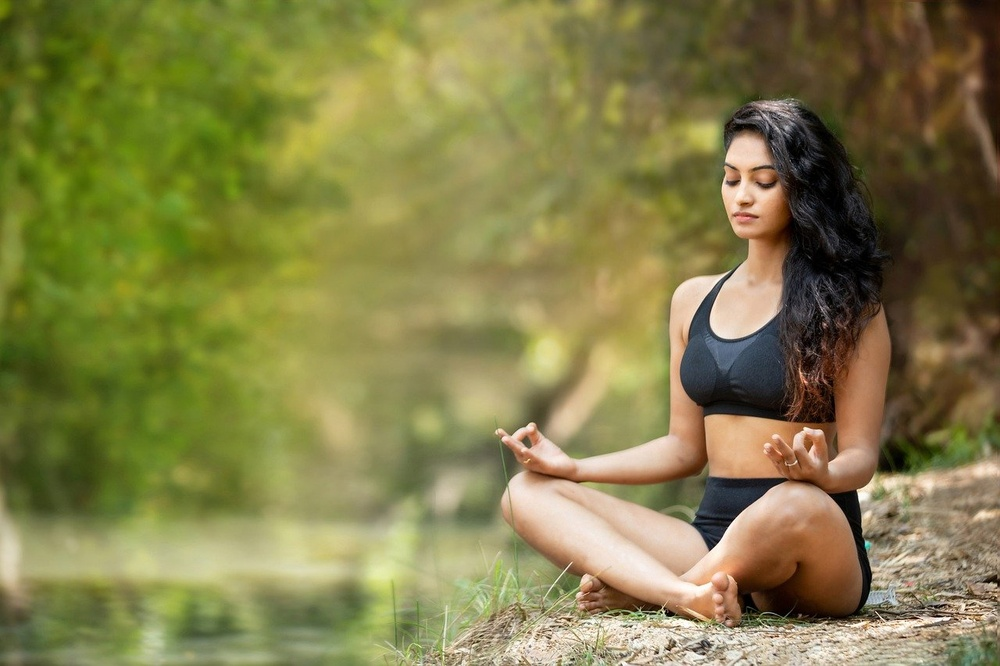
#> input picture photos/darling.jpg, 1000 x 666 px, shrunk from 1280 x 853 before the run, found by its file name
$ jupyter execute Contours.ipynb
#> lines starting #> are read from the running program, lines starting #| are printed output that depends on the picture; after the words box and inside, x2 and y2 are one past the last pixel; in counts of white or black regions, pixels touching at a corner belong together
[cell 1]
#contours: boundries of an object
#used in object detection, shape
import cv2 as cv

[cell 2]
img=cv.imread('D:/openCV/photos/darling.jpg')
#> img is the input picture: shape (666, 1000, 3); mean B, G, R 73.2, 126.8, 131.3

[cell 3]
gray=cv.cvtColor(img,cv.COLOR_BGR2GRAY)
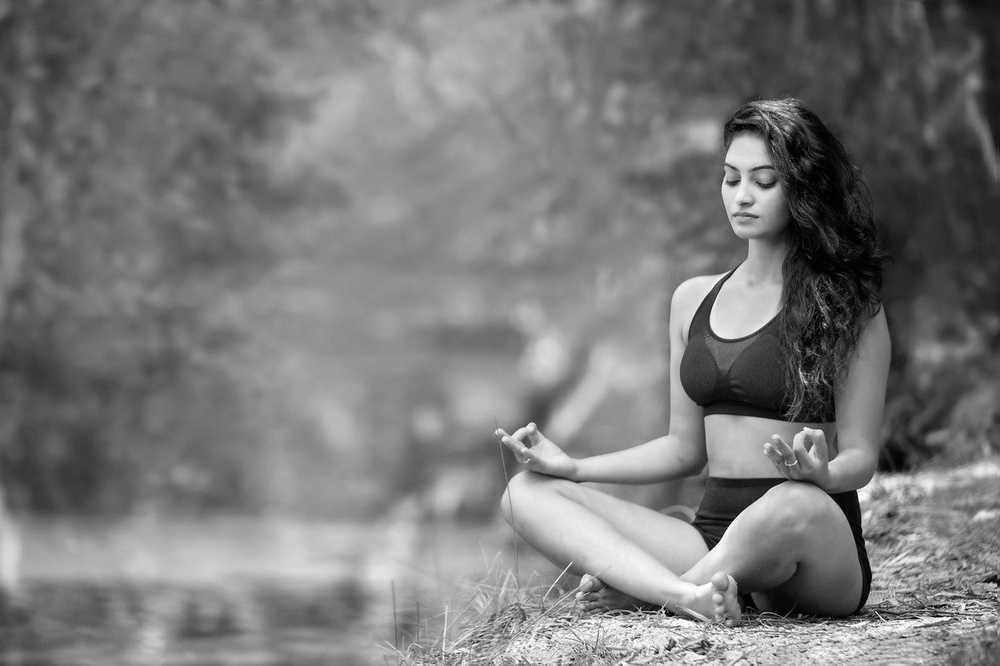
#> gray: shape (666, 1000); min 0, max 255, mean 122
canny=cv.Canny(img,125,175)
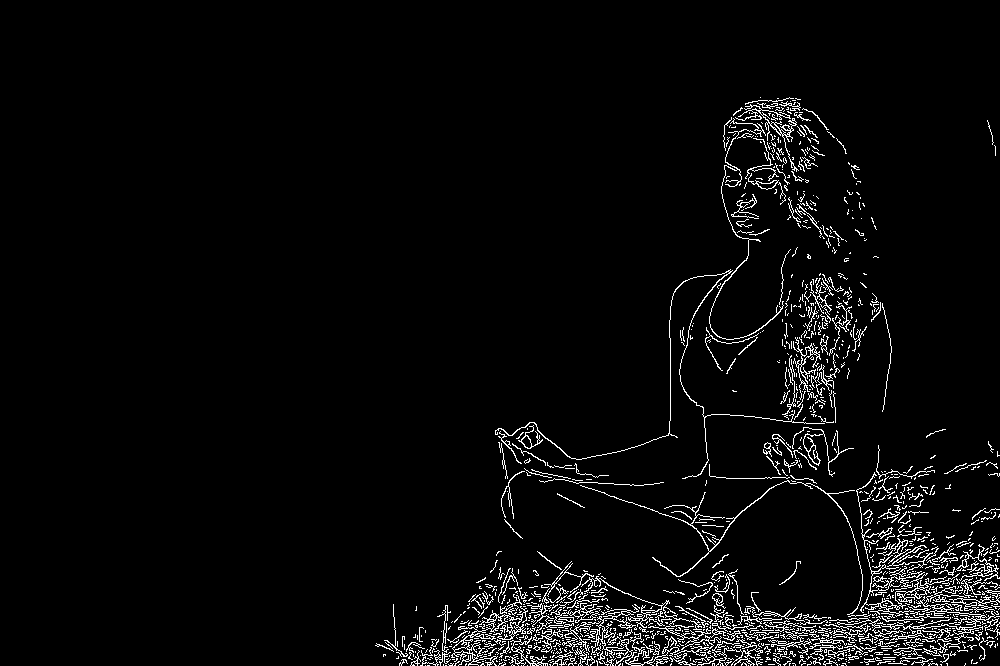
#> canny: shape (666, 1000); 3.8% white in thin lines or dots, all inside (x1, y1, x2, y2) = (375, 97, 1000, 666)
cv.imshow("original",img)
cv.imshow("canny",canny)
cv.imshow("gray",gray)
cv.waitKey(0)

[cell 4]
#contours method returns two things
# findContours(image, mode, method[, contours[, hierarchy[, offset]]]) -> contours, hierarchy
# .   @brief Finds contours in a binary image.
# .   takes edges of image (canny) as inp
# .   The function retrieves contours from the binary image using the algorithm @cite Suzuki85 . The contours
# .   are a useful tool for shape analysis and object detection and recognition
img=cv.imread('D:/openCV/photos/darling.jpg')
canny=cv.Canny(img,125,175)
cv.imshow("original",img)
cv.imshow("canny",canny)
cv.imshow("gray",gray)
contours, heirachy=cv.findContours(canny,cv.RETR_LIST,cv.CHAIN_APPROX_SIMPLE)
#> contours = 1538 contours, 1450 with area under 20; largest, box (x1, y1, x2, y2) and area: (451, 606, 528, 666) 592, (591, 605, 680, 666) 351, (856, 472, 960, 617) 347, (581, 576, 763, 666) 316, (735, 104, 799, 172) 190
print("total contours in img: ",len(contours))
#| total contours in img:  1538
cv.waitKey(0)

[cell 5]
#ALTERNATE
img=cv.imread('D:/openCV/photos/darling.jpg')
gray=cv.cvtColor(img,cv.COLOR_BGR2GRAY)
ret, thresh = cv.threshold(gray,125,255, cv.THRESH_BINARY)
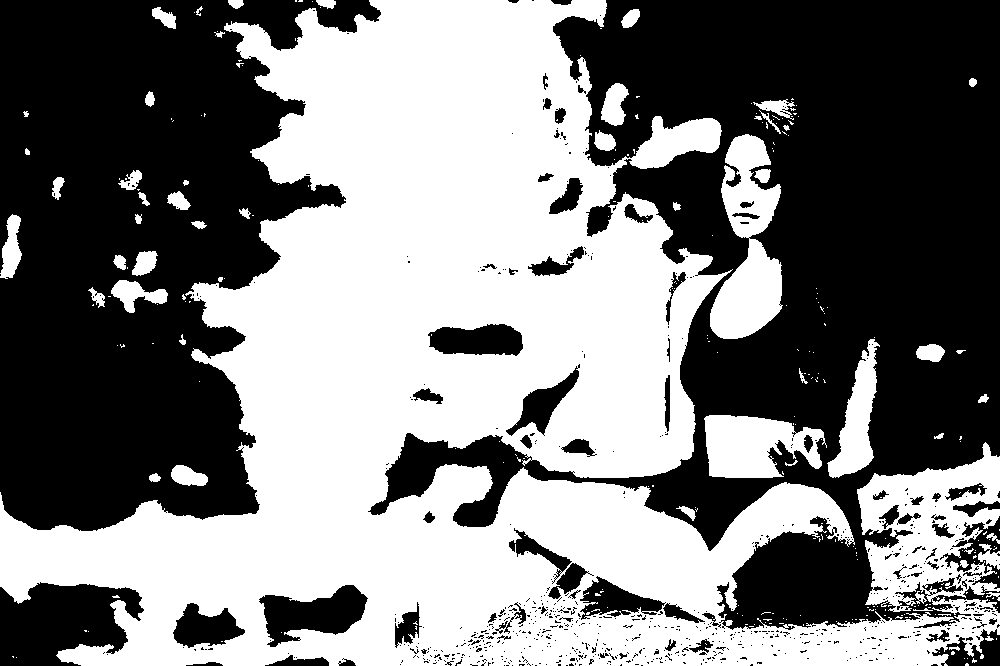
#> thresh: shape (666, 1000); 49.2% white; 275 white regions (220 under 20 px)
contours, heirachy=cv.findContours(thresh,cv.RETR_LIST,cv.CHAIN_APPROX_SIMPLE)
#> contours = 1299 contours, 1173 with area under 20; largest, box (x1, y1, x2, y2) and area: (0, 0, 1000, 666) 319328, (710, 134, 783, 339) 8222, (704, 415, 827, 478) 5238, (258, 584, 369, 648) 3911, (827, 339, 880, 478) 3087
cv.imshow("original",img)
cv.imshow("gray",gray)
cv.imshow("thresh",thresh)
print("total contours in img: ",len(contours))
#| total contours in img:  1299
cv.waitKey(0)

[cell 6]
#to reduce contours BLUR the Image

[cell 7]
import numpy as np
img=cv.imread('D:/openCV/photos/darling.jpg')
gray=cv.cvtColor(img,cv.COLOR_BGR2GRAY)
ret, thresh = cv.threshold(gray,125,255, cv.THRESH_BINARY)
contours, heirachy=cv.findContours(thresh,cv.RETR_LIST,cv.CHAIN_APPROX_SIMPLE)
blank=np.zeros(img.shape, dtype="uint8")#taking the same shape as of image means same dimension as of imaghe
cv.imshow("before",blank)
# drawContours(image, contours, contourIdx, color[, thickness[, lineType[, hierarchy[, maxLevel[, offset]]]]]) -> image
#@brief Draws contours outlines or filled contours.

cv.drawContours(blank,contours,-1,(0,0,255),2) #2 is thickness
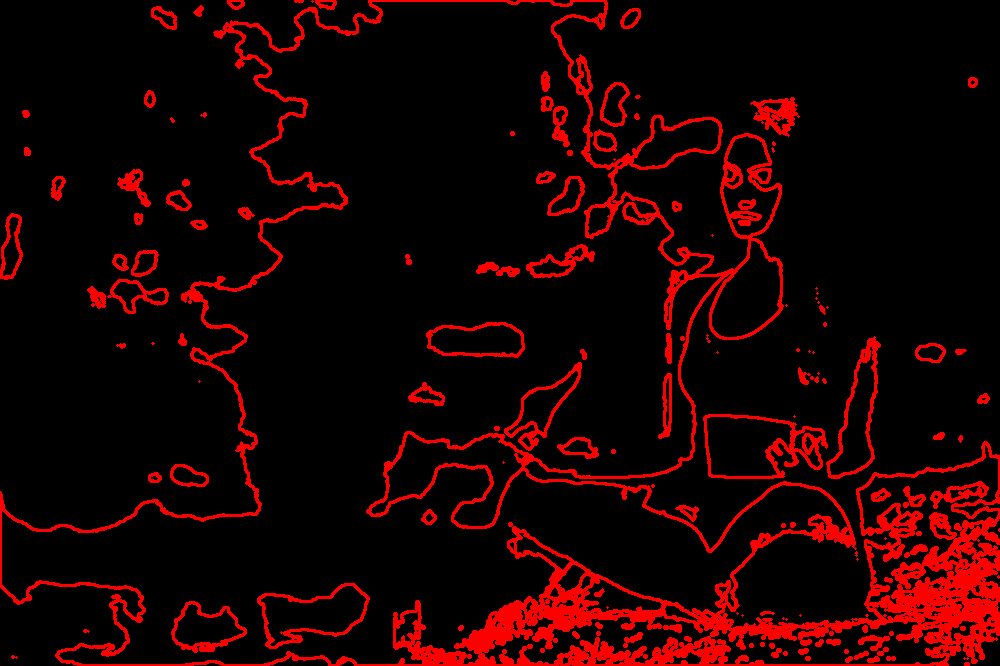
#> blank: shape (666, 1000, 3); mean of channels 0, 1, 2 0, 0, 28; drawn as B, G, R
cv.imshow("contours drawn",blank)
cv.waitKey(0)
#all the contours of gray img are drawn on blank black img
#same can be done by canny

$ run again, with photos/bhed.jpg copied over photos/darling.jpg
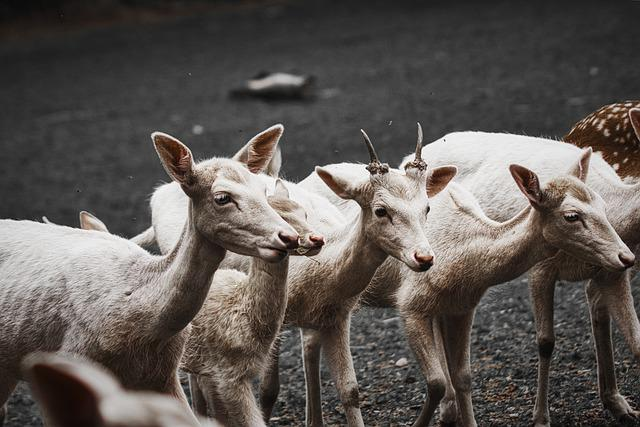
#> input picture photos/bhed.jpg, 640 x 427 px, found by its file name
#> img is the input picture: shape (427, 640, 3); mean B, G, R 83.7, 87.8, 93.6
#> `canny=cv.Canny(img,125,175)`:
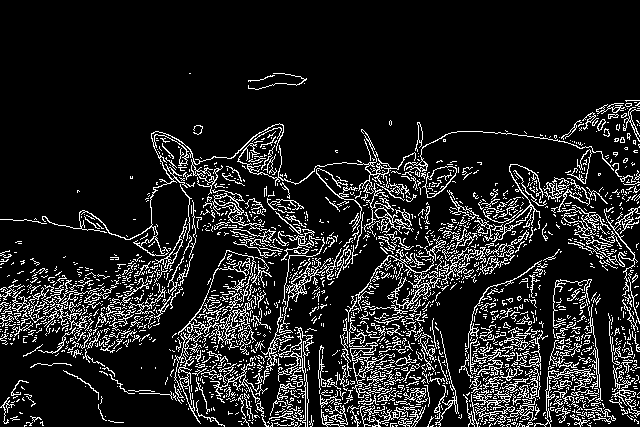
#> canny: shape (427, 640); 12.8% white in thin lines or dots, all inside (x1, y1, x2, y2) = (0, 73, 640, 427)
#> `contours, heirachy=cv.findContours(canny,cv.RETR_LIST,cv.CHAIN_APPROX_..`: contours = 2544 contours, 2402 with area under 20; largest, box (x1, y1, x2, y2) and area: (42, 123, 284, 256) 672, (422, 166, 457, 198) 581, (425, 166, 457, 198) 550, (355, 236, 446, 311) 448, (349, 316, 395, 398) 432
#| total contours in img:  2544
#> thresh: shape (427, 640); 23.4% white; 710 white regions (671 under 20 px)
#> `contours, heirachy=cv.findContours(thresh,cv.RETR_LIST,cv.CHAIN_APPROX..`: contours = 1523 contours, 1462 with area under 20; largest, box (x1, y1, x2, y2) and area: (151, 124, 640, 314) 35766, (0, 173, 259, 427) 24260, (238, 127, 282, 174) 886, (425, 166, 457, 197) 564, (343, 303, 365, 391) 402
#| total contours in img:  1523
#> `cv.drawContours(blank,contours,-1,(0,0,255),2)`:
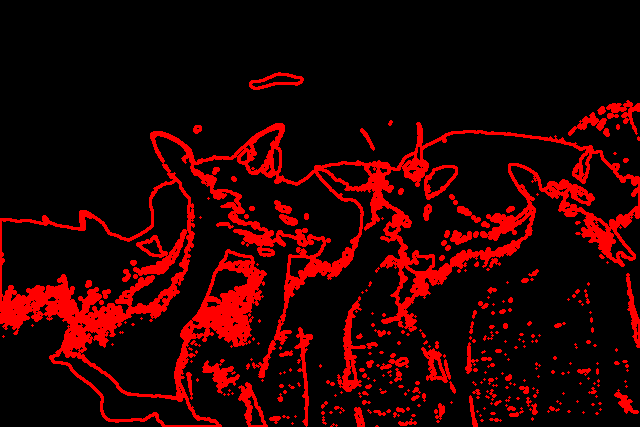
#> blank: shape (427, 640, 3); mean of channels 0, 1, 2 0, 0, 39.1; drawn as B, G, R
